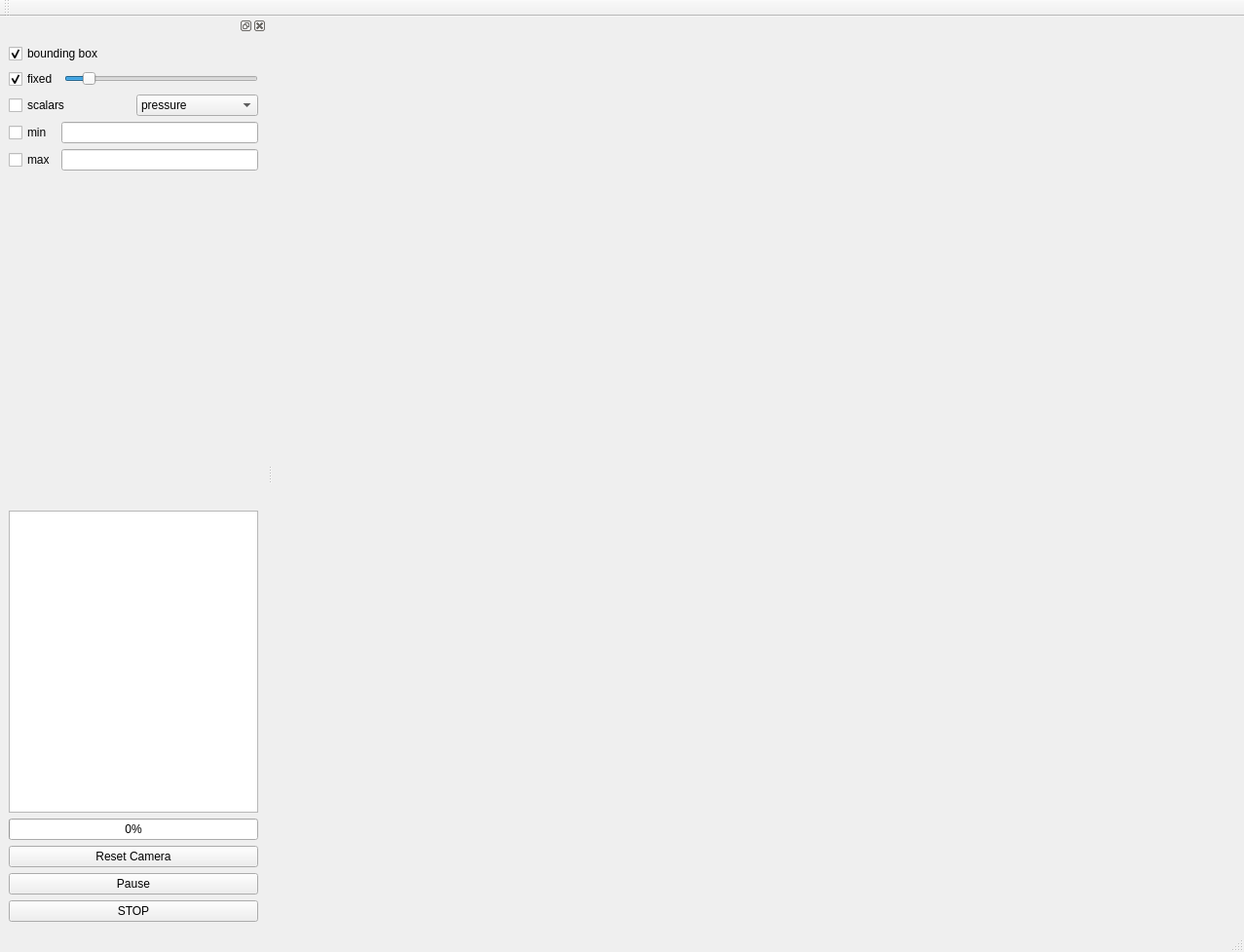
<?xml version="1.0" encoding="UTF-8"?>
<ui version="4.0">
 <class>DisplayWindow</class>
 <widget class="QMainWindow" name="DisplayWindow">
  <property name="geometry">
   <rect>
    <x>0</x>
    <y>0</y>
    <width>1277</width>
    <height>977</height>
   </rect>
  </property>
  <property name="windowTitle">
   <string>MainWindow</string>
  </property>
  <widget class="QWidget" name="centralwidget"/>
  <widget class="QMenuBar" name="menubar">
   <property name="geometry">
    <rect>
     <x>0</x>
     <y>0</y>
     <width>1277</width>
     <height>26</height>
    </rect>
   </property>
  </widget>
  <widget class="QStatusBar" name="statusbar"/>
  <widget class="QToolBar" name="toolBar">
   <property name="windowTitle">
    <string>toolBar</string>
   </property>
   <attribute name="toolBarArea">
    <enum>TopToolBarArea</enum>
   </attribute>
   <attribute name="toolBarBreak">
    <bool>false</bool>
   </attribute>
  </widget>
  <widget class="QDockWidget" name="dockWidget">
   <attribute name="dockWidgetArea">
    <number>1</number>
   </attribute>
   <widget class="QWidget" name="dockWidgetContents">
    <layout class="QVBoxLayout" name="verticalLayout">
     <item>
      <widget class="QCheckBox" name="showBox_checkBox">
       <property name="text">
        <string>bounding box</string>
       </property>
       <property name="checked">
        <bool>true</bool>
       </property>
      </widget>
     </item>
     <item>
      <layout class="QHBoxLayout" name="horizontalLayout">
       <item>
        <widget class="QCheckBox" name="showFixed_checkBox">
         <property name="text">
          <string>fixed</string>
         </property>
         <property name="checked">
          <bool>true</bool>
         </property>
        </widget>
       </item>
       <item>
        <widget class="QSlider" name="fixedAlpha_slider">
         <property name="toolTip">
          <string>set transparency</string>
         </property>
         <property name="maximum">
          <number>100</number>
         </property>
         <property name="value">
          <number>10</number>
         </property>
         <property name="orientation">
          <enum>Qt::Horizontal</enum>
         </property>
        </widget>
       </item>
      </layout>
     </item>
     <item>
      <layout class="QHBoxLayout" name="horizontalLayout_2">
       <item>
        <widget class="QCheckBox" name="checkBox">
         <property name="text">
          <string>scalars</string>
         </property>
        </widget>
       </item>
       <item>
        <widget class="QComboBox" name="comboBox">
         <item>
          <property name="text">
           <string>pressure</string>
          </property>
         </item>
         <item>
          <property name="text">
           <string>density</string>
          </property>
         </item>
         <item>
          <property name="text">
           <string>velocity</string>
          </property>
         </item>
         <item>
          <property name="text">
           <string>mass</string>
          </property>
         </item>
        </widget>
       </item>
      </layout>
     </item>
     <item>
      <layout class="QGridLayout" name="gridLayout">
       <item row="1" column="1">
        <widget class="QLineEdit" name="maxScalar_lineEdit"/>
       </item>
       <item row="1" column="0">
        <widget class="QCheckBox" name="maxScalar_checkBox">
         <property name="text">
          <string>max</string>
         </property>
        </widget>
       </item>
       <item row="0" column="1">
        <widget class="QLineEdit" name="minScalar_lineEdit"/>
       </item>
       <item row="0" column="0">
        <widget class="QCheckBox" name="minScalar_checkBox">
         <property name="text">
          <string>min</string>
         </property>
        </widget>
       </item>
      </layout>
     </item>
     <item>
      <spacer name="verticalSpacer">
       <property name="orientation">
        <enum>Qt::Vertical</enum>
       </property>
       <property name="sizeHint" stdset="0">
        <size>
         <width>20</width>
         <height>343</height>
        </size>
       </property>
      </spacer>
     </item>
     <item>
      <widget class="QTextEdit" name="infos_textEdit">
       <property name="readOnly">
        <bool>true</bool>
       </property>
      </widget>
     </item>
     <item>
      <widget class="QProgressBar" name="progressBar">
       <property name="value">
        <number>0</number>
       </property>
      </widget>
     </item>
     <item>
      <widget class="QPushButton" name="resetCamera_pushButton">
       <property name="text">
        <string>Reset Camera</string>
       </property>
      </widget>
     </item>
     <item>
      <widget class="QPushButton" name="pause_pushButton">
       <property name="text">
        <string>Pause</string>
       </property>
      </widget>
     </item>
     <item>
      <widget class="QPushButton" name="stop_pushButton">
       <property name="text">
        <string>STOP</string>
       </property>
      </widget>
     </item>
    </layout>
   </widget>
  </widget>
 </widget>
 <resources/>
 <connections/>
</ui>
